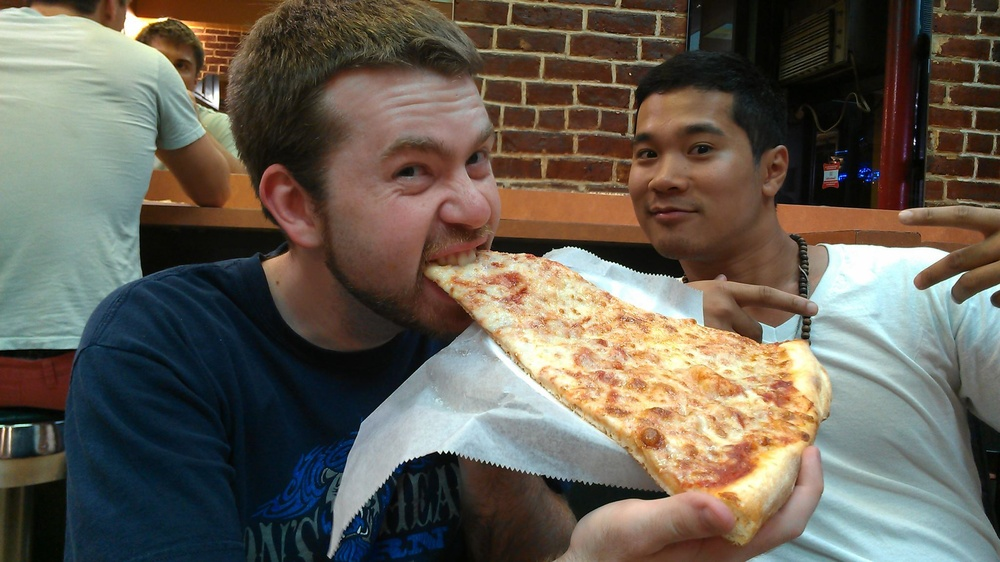
#> input picture nat_pizza.jpg, 1000 x 562 px, shrunk from 2048 x 1150 before the run, given in place of the camera
$ python videotest.py   (Python 2 division)
#> lines starting #> are read from the running program, lines starting #| are printed output that depends on the picture; after the words box and inside, x2 and y2 are one past the last pixel; in counts of white or black regions, pixels touching at a corner belong together
import cv2
import numpy as np

# Open up a video capture stream
cap = cv2.VideoCapture(0)

green_lower=np.array([40,0,0],np.uint8)
green_upper=np.array([100,255,255],np.uint8)

green_lowerNA=np.uint8([[[40,0,0]]])
green_upperNA=np.uint8([[[100,255,255]]])


blue_lower=np.array([100,150,0],np.uint8)
blue_upper=np.array([140,255,255],np.uint8)

print green_lower
print green_upper
print green_lowerNA
print green_upperNA


while(1):

    # Read a frame
    _, frame = cap.read()
#> frame is the input picture: shape (562, 1000, 3); mean B, G, R 84.3, 95.3, 102.3

    # Convert BGR to HSV
    hsv = cv2.cvtColor(frame, cv2.COLOR_BGR2HSV)
#> hsv: shape (562, 1000, 3); mean H, S, V 47.1, 106.9, 113.1

    # Threshold the HSV image to get only green colors
    mask = cv2.inRange(hsv, green_lower, green_upper)
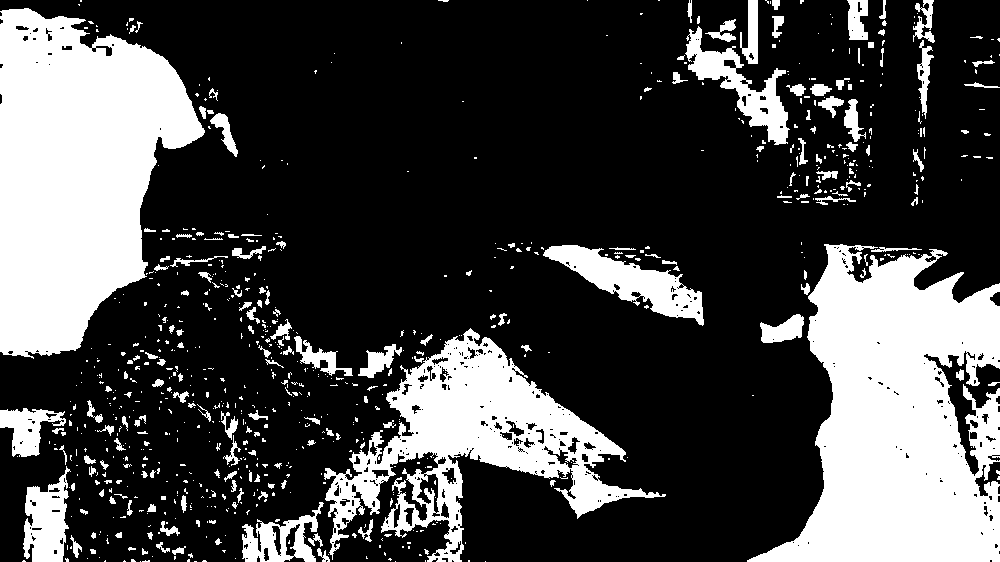
#> mask: shape (562, 1000); 27.8% white; 815 white regions (624 under 20 px), largest, box (x1, y1, x2, y2) and area: (747, 244, 1000, 562) 50302, (0, 8, 205, 359) 47657, (324, 328, 666, 562) 25726

    # Bitwise-AND mask and original image
    res = cv2.bitwise_and(frame,frame, mask= mask)
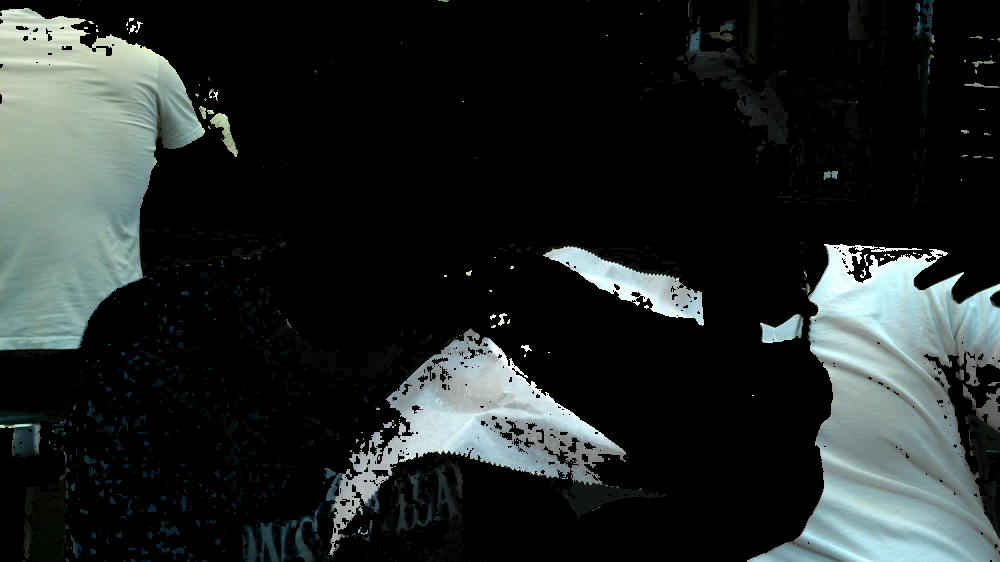
#> res: shape (562, 1000, 3); mean B, G, R 39, 39.9, 34.5

    cv2.imshow('frame',frame)
    cv2.imshow('mask',mask)
    cv2.imshow('res',res)

    k = cv2.waitKey(5) & 0xFF
#> (key Esc is pressed here)
    if k == 27:
        # User hit ESC
        break

cv2.destroyAllWindows()
